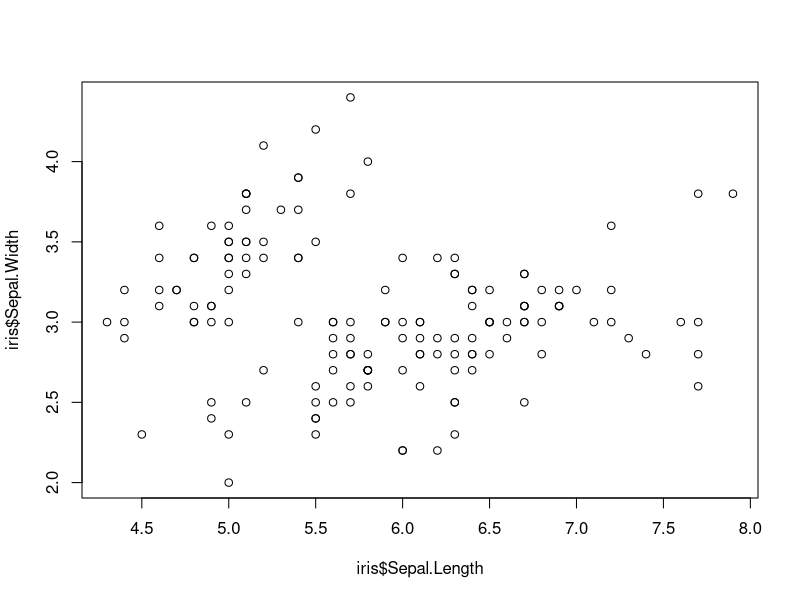
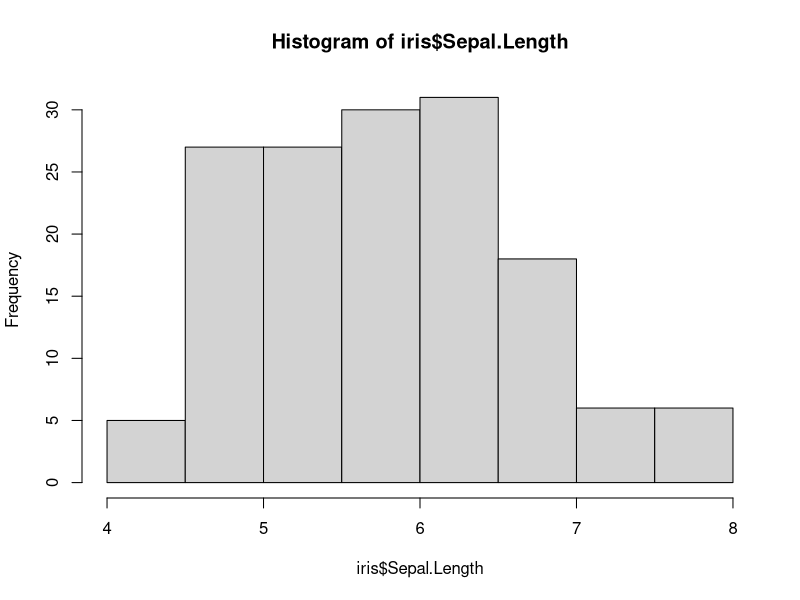
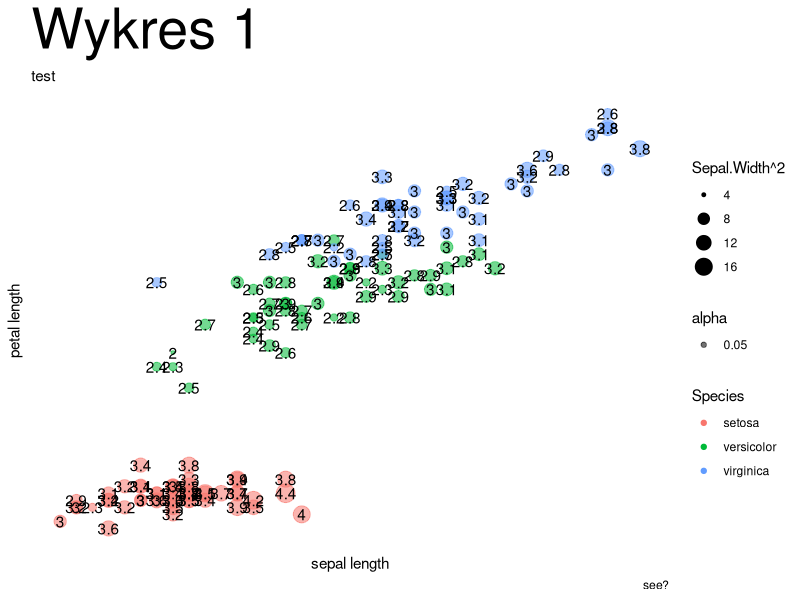
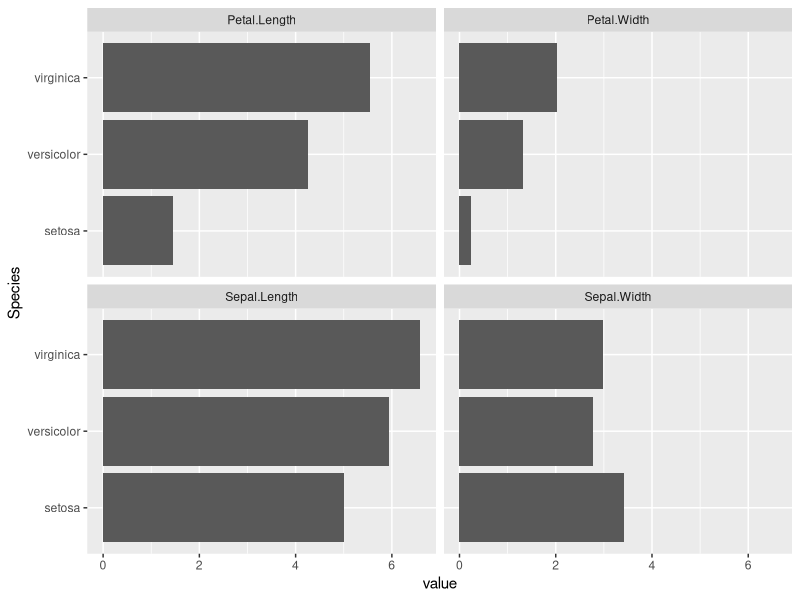

Write the R code that produced these figures, in order.
library('ggplot2')

plot(x = iris$Sepal.Length, y = iris$Sepal.Width)
hist(iris$Sepal.Length)

ggplot(iris, aes(x = Sepal.Length, 
                 y = Petal.Length)) +
  geom_point(aes(color = Species, 
                 size = Sepal.Width^2,
                 alpha = .05)) +
  geom_text(aes(label = Sepal.Width)) +
  labs(
    title = "Wykres 1",
    subtitle = "test",
    caption = "see?",
    x = "sepal length",
    y = "petal length"
  ) +
  theme(
    panel.background = element_blank(),
    panel.grid = element_blank(), 
    plot.title = element_text(size = 40),
    axis.text = element_blank(),
    axis.ticks = element_blank()
  )

library(dplyr)
library(tidyr)

iris %>%
  group_by(Species) %>%
  summarise_all(mean) %>%
  # 2
  gather("metric", "value", -Species) %>%
  ggplot(aes(x = Species, y = value)) +
  geom_bar(stat = "identity",
           position = position_dodge()) +
  coord_flip() +
  facet_wrap(~metric)
